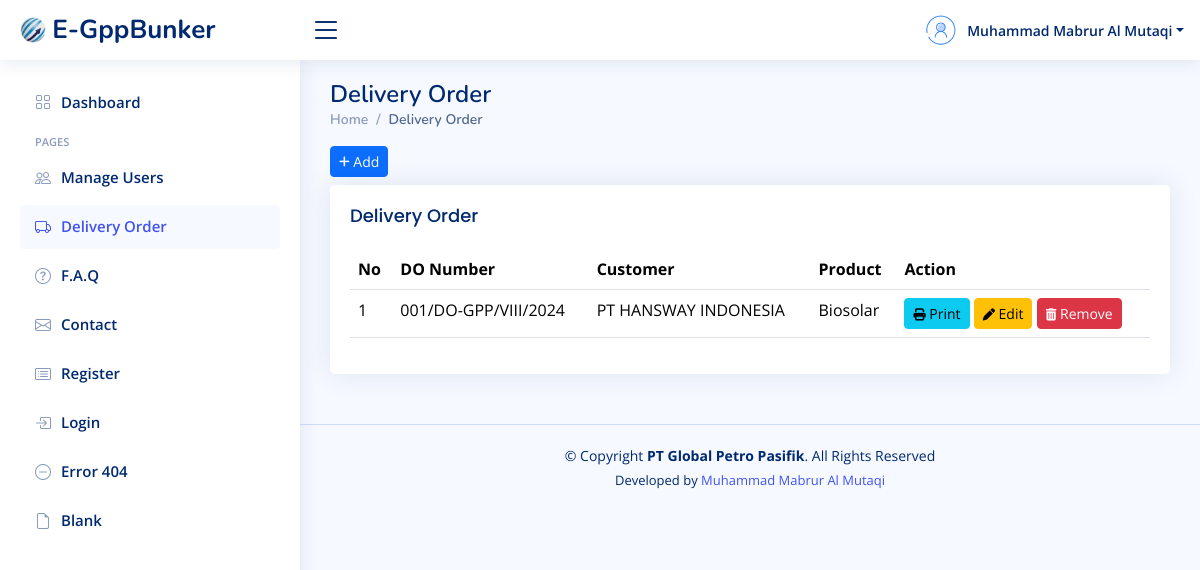
Page /manage-delivery-order.php (signed in) on the committed database.
### tables this page shows
CREATE TABLE `delivery_order` (
  `id_do` int(10) NOT NULL,
  `po_number` varchar(50) DEFAULT NULL,
  `do_number` varchar(50) NOT NULL,
  `do_date` date DEFAULT NULL,
  `customer_id` int(10) NOT NULL,
  `product` varchar(60) NOT NULL,
  `armada` varchar(60) NOT NULL,
  `quantity` varchar(12) NOT NULL,
  `driver` varchar(50) DEFAULT NULL,
  `departure_time` varchar(30) DEFAULT NULL,
  `arrival_time` varchar(30) DEFAULT NULL,
  `loading_port` varchar(50) NOT NULL,
  `discharging_port` varchar(50) NOT NULL,
  `commence_pump` varchar(30) DEFAULT NULL,
  `finished_pump` varchar(30) DEFAULT NULL,
  `seal_number1` varchar(30) DEFAULT NULL,
  `seal_number2` varchar(30) DEFAULT NULL
);

CREATE TABLE `customer` (
  `id_customer` int(10) NOT NULL,
  `customer_name` varchar(60) NOT NULL,
  `address` text NOT NULL
);

### manage-delivery-order.php (the view, shortened to what this page needs)
<?php
    include "koneksi.php";
?>
<!DOCTYPE html>
<html lang="en">
<?php
    include "layouts/head-css.php";
?>
<body>
<?php
    include "layouts/header.php";
?>
<?php
    include "layouts/sidebar.php";
?>
<main id="main" class="main">
    <div class="pagetitle">
      <h1>Delivery Order</h1>
      <nav>
        <ol class="breadcrumb">
          <li class="breadcrumb-item"><a href="index.php">Home</a></li>
          <li class="breadcrumb-item active">Delivery Order</li>
        </ol>
      </nav>
    </div>
    <a href="tambah-delivery.php" class="btn btn-primary btn-sm mb-2"><i class="fa fa-plus fa-sm"></i> Add</a>
    <section class="section">
      <div class="row">
        <div class="col-lg-12">
          <div class="card">
            <div class="card-body">
              <h5 class="card-title">Delivery Order</h5>
              <table class="table datatable">
                <thead>
                  <tr>
                    <th>No</th>
                    <th>DO Number</th>
                    <th>Customer</th>
                    <th>Product</th>
                    <th>Action</th>
                  </tr>
                </thead>
                <tbody>
                <?php
                    $no = 1;
                    $query = "SELECT * FROM delivery_order JOIN customer ON customer.id_customer=delivery_order.customer_id";
                    $tampil = mysqli_query($koneksi, $query);
                    if (mysqli_num_rows($tampil) > 0) {
                        while ($data = mysqli_fetch_assoc($tampil)){
                ?>
                  <tr>
                    <td><?= $no++?></td>
                    <td><?= $data['do_number']?></td>
                    <td><?= $data['customer_name']?></td>
                    <td><?= $data['product']?></td>
                    <td>
                      <a href="#" class="btn btn-info btn-sm" onclick="printContent(<?= $data['id_do']?>);"><i class="fa fa-print fa-sm"></i> Print</a>
                      <a href="edit-delivery.php?id_do=<?= $data['id_do']?>" class="btn btn-warning btn-sm"><i class="fa fa-pen fa-sm"></i> Edit</a>
                      <a href="#" class="btn btn-danger btn-sm" onclick="return confirmRemove(<?= $data['id_do']?>);"><i class="fa fa-trash fa-sm"></i> Remove</a>
                    </td>
                  </tr>
                <?php
                    }
                } else {
                ?>
                    <tr>
                        <td colspan="5" class="text-center">Tidak ada data</td>
                    </tr>
                <?php } ?>
                </tbody>
              </table>
            </div>
          </div>
        </div>
      </div>
    </section>
  </main>
<?php
    include "layouts/footer.php";
?>
</body>
</html>

### assets/css/style.css (style rules this page uses)
:root { scroll-behavior: smooth; }
body { font-family: "Open Sans", sans-serif; background: #f6f9ff; color: #444444; }
a { color: #4154f1; text-decoration: none; }
h1, h2, h3, h4, h5, h6 { font-family: "Nunito", sans-serif; }
#main { margin-top: 60px; padding: 20px 30px; transition: all 0.3s; }
.pagetitle { margin-bottom: 10px; }
.pagetitle h1 { font-size: 24px; margin-bottom: 0; font-weight: 600; color: #012970; }
.card { margin-bottom: 30px; border: none; border-radius: 5px; box-shadow: 0px 0 30px rgba(1, 41, 112, 0.1); }
.card-title { padding: 20px 0 15px 0; font-size: 18px; font-weight: 500; color: #012970; font-family: "Poppins", sans-serif; }
.card-body { padding: 0 20px 20px 20px; }
.breadcrumb { font-size: 14px; font-family: "Nunito", sans-serif; color: #899bbd; font-weight: 600; }
.breadcrumb a { color: #899bbd; transition: 0.3s; }
.breadcrumb .breadcrumb-item::before { color: #899bbd; }
.breadcrumb .active { color: #51678f; font-weight: 600; }
@media (min-width: 1200px) { #main, #footer { margin-left: 300px; } }

### rows in the picture
delivery_order: do_number "001/DO-GPP/VIII/2024", customer.customer_name "PT HANSWAY INDONESIA", product "Biosolar"

### other values in the picture
$nama "Muhammad Mabrur Al Mutaqi"
